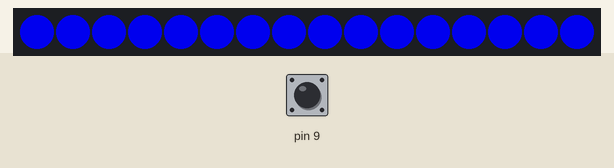
Simulated run of this sketch. Board: Arduino Uno, built with avr-gcc and run on an emulated ATmega328P. Shown: 16 RGB LEDs in strip order, left to right. Inputs (shaded band) come from the test bench; at power-on: pin 9 HIGH. What the sketch prints to the serial monitor is not drawn.

Above: at 0.36 s.
At 1.07 s:
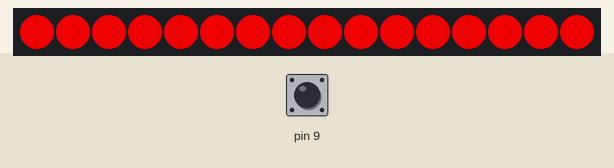
1.4 s: pin 9 pulled LOW for 0.15 s
At 1.57 s:
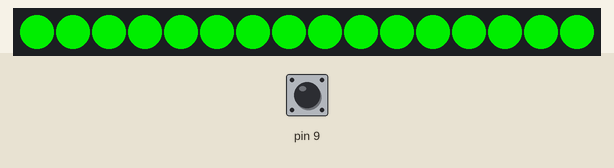

The sketch:

sketch.ino
```cpp
/*
  Wokwi LED && Neopixel simulation, C3mBusMiniNeo3
  by Jimmy.Su
*/
#include <Adafruit_NeoPixel.h>
#define PIN        3
#define NUMPIXELS  16
Adafruit_NeoPixel pixels(NUMPIXELS, PIN, NEO_GRB + NEO_KHZ800);

void setup() {
  delay(10);
  Serial.begin(115200);
  Serial.println("---C3mBusMini Neo3---");
  delay(100);

  pinMode( 0, OUTPUT);
  pinMode( 9, INPUT_PULLUP);
  pixels.begin();
}

int r = 200; int g = 0; int b = 0;
void loop() {
  // put your main code here, to run repeatedly:
  digitalWrite( 0, HIGH);
  //delay(50);
  //digitalWrite( 0, LOW);

  pixels.clear();
  for (int i=0;i<NUMPIXELS;i++)
     pixels.setPixelColor(i, r, g, b);
  pixels.show();
  delay(100);

  int temp = b;
  b = g;
  g = r;
  r = temp;

  Serial.print(digitalRead(9));
  if (digitalRead(9)==0) {
    Serial.println("Button pressed!");
    digitalWrite( 0, LOW);
    delay(100);
    }
}
```
